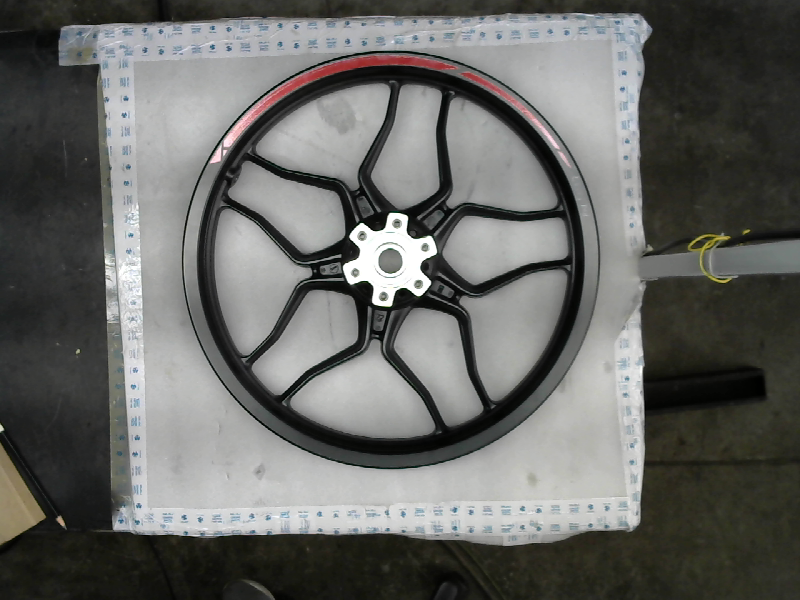
#> input picture tempimg_glossyred.png, 800 x 600 px, given in place of the camera
$ python Circledet.py
#> lines starting #> are read from the running program, lines starting #| are printed output that depends on the picture; after the words box and inside, x2 and y2 are one past the last pixel; in counts of white or black regions, pixels touching at a corner belong together
import cv2
import numpy as np

def zoom_center(fig, zoom_factor=2.2):

    y_size = fig.shape[0]
    x_size = fig.shape[1]

    # define new boundaries
    x1 = int(0.5*x_size*(1-1/zoom_factor))
    x2 = int(x_size-0.5*x_size*(1-1/zoom_factor))
    y1 = int(0.5*y_size*(1-1/zoom_factor))
    y2 = int(y_size-0.5*y_size*(1-1/zoom_factor))

    # first crop image then scale
    img_cropped = fig[y1:y2,x1:x2]
    return cv2.resize(img_cropped, None, fx=zoom_factor, fy=zoom_factor)

cap=cv2.VideoCapture(0,cv2.CAP_DSHOW)
cap.set(cv2.CAP_PROP_FRAME_WIDTH,780)
cap.set(cv2.CAP_PROP_FRAME_HEIGHT,1270)
cv2.namedWindow("camera test")
img_counter=0

while True:
    ret,frame=cap.read()
#> frame is the input picture: shape (600, 800, 3); mean B, G, R 100.3, 103.2, 102.6
    mask = np.zeros(frame.shape[:2], dtype="uint8")
    cv2.circle(mask, ( 392, 281), 24, 255, -1)
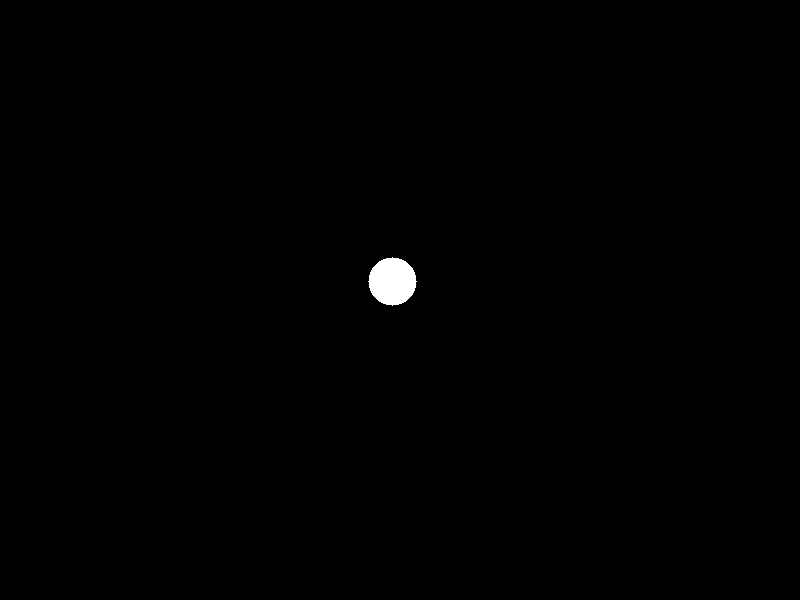
#> mask: shape (600, 800); 0.37% white; 1 white region, box (x1, y1, x2, y2) and area: (368, 257, 417, 306) 1793
    masked = cv2.bitwise_and(frame, frame, mask=mask)

    #blurimg = cv2.GaussianBlur(masked,(5,5), 1)
    #blurimg = cv2.medianBlur(masked,5)
    blurimg = cv2.bilateralFilter(masked,2,75,75)
    imageGray = cv2.cvtColor(blurimg, cv2.COLOR_RGB2GRAY)
    #img_zoomed_and_cropped = imageGray[235:335, 345:445]
    img_zoomed_and_cropped = zoom_center(imageGray)


    circles = cv2.HoughCircles(img_zoomed_and_cropped ,cv2.HOUGH_GRADIENT,1,21,param1=50,param2=30,minRadius=0,maxRadius=0)
#> circles = [[385.5, 262.5, 49.9], [379.5, 218.5, 25.4]]
    circles = np.uint16(np.around(circles))
#> circles = [[386, 262, 50], [380, 218, 25]]
    for i in circles[0,:]:
    # draw the outer circle
        cv2.circle(img_zoomed_and_cropped,(i[0],i[1]),i[2],(0,255,0),2)
#> this loop made 2 passes
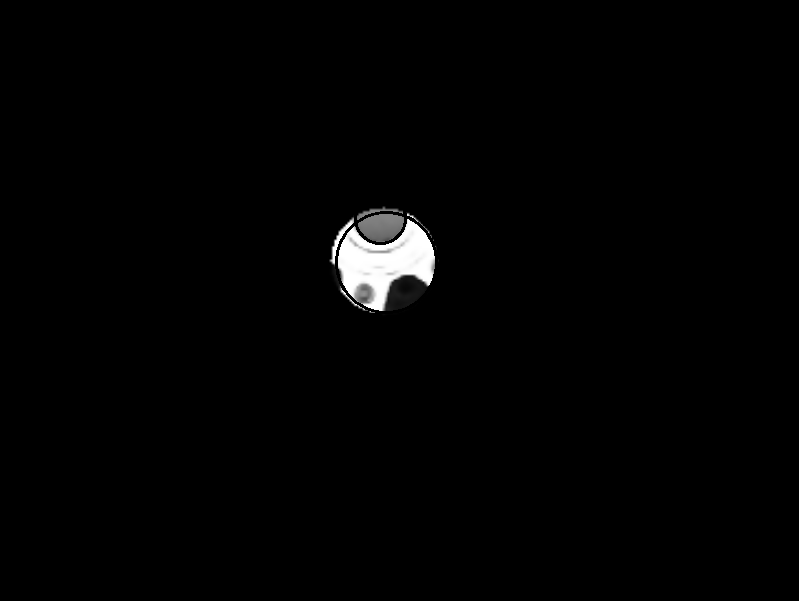
#> img_zoomed_and_cropped: shape (601, 799); min 0, max 255, mean 3
    # draw the center of the circle
        #cv2.circle(img,(i[0],i[1]),2,(0,0,255),3)


    k = cv2.waitKey(1)
#> (key Esc is pressed here)
    if k%256 == 27:
        print('Escape hit. Closing...')
        break
    elif k%256 == 32:
        img_name = "imagelight_{}.png".format(img_counter)
        cv2.imwrite(img_name, frame)
        print("{} written".format(img_name))
        img_counter += 1
    cv2.imshow("camera test",img_zoomed_and_cropped)
cap.release()
cv2.destroyAllWindows()
